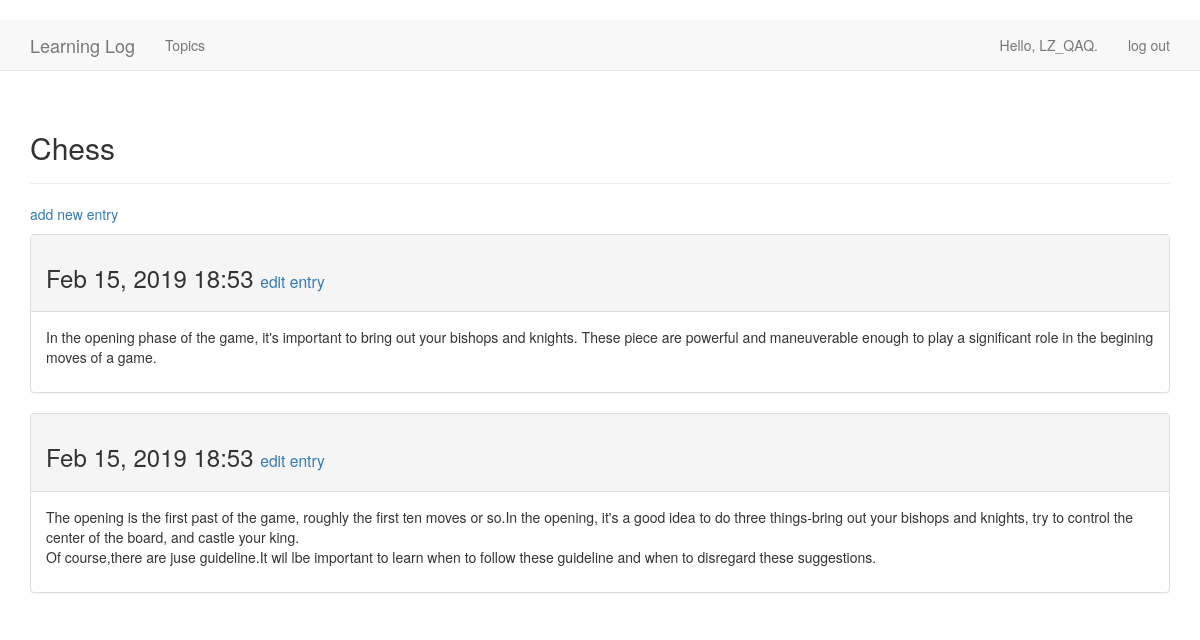
The page /topics/1/ (signed in) on the database its author committed.
### learning_logs/models.py (models this page shows, shortened)
class Topic(models.Model):
    text=models.CharField(max_length=200)
    date_added=models.DateTimeField(auto_now_add=True)
    owner=models.ForeignKey(User,on_delete=models.CASCADE)
    def __str__(self):
        return self.text

class Entry(models.Model):
    topic=models.ForeignKey(Topic,on_delete=models.CASCADE)
    text=models.TextField()
    date_added=models.DateTimeField(auto_now_add=True)
    class Meta:
        verbose_name_plural='entries'

### learning_logs/views.py (the view)
# urls.py: url(r'^topics/(?P<topic_id>\d+)/$',views.topic,name='topic'),
@login_required
def topic(request,topic_id):
    topic=Topic.objects.get(id=topic_id)
    check_topic_owner(topic.owner,request.user)
    entries=topic.entry_set.order_by('-date_added')
    context={'topic':topic,'entries':entries}
    return render(request,'learning_logs/topic.html',context)

### learning_logs/views.py (called while the page is built)
def check_topic_owner(owner,user):
        if owner!=user:
             raise Http404

### learning_logs/templates/learning_logs/topic.html
﻿{% extends 'learning_logs/base.html' %}
{% block header %}
  <h2>{{ topic }}</h2>
{% endblock header %}
{% block content %}
  <p>
    <a href="{% url 'learning_logs:new_entry' topic.id %}">add new entry</a>
  </p>
  {% for entry in entries %}
    <div class="panel panel-default">
      <div class="panel-heading">
        <h3>
          {{ entry.date_added|date:'M d, Y H:i' }}
          <small>
            <a href="{% url 'learning_logs:edit_entry' entry.id %}">
              edit entry</a>
          </small>
        </h3>
      </div>
      <div class="panel-body">
        {{ entry.text|linebreaks }}
      </div>
    </div>
  {% empty %}
    There are no entries for this topic yet.
  {% endfor %}
{% endblock content %}

### learning_logs/templates/learning_logs/base.html (shortened to what this page needs)
﻿{% load bootstrap3 %}
<!DOCTYPE html>
<html lang="zh-cn">
  <head>
    {% bootstrap_css %}
  </head>
  <body>
    <nav class="navbar navbar-default navbar-static-top">
      <div class="container">
        <div class="navbar-header">
          <a class="navbar-brand" href="{% url 'learning_logs:index' %}">
              Learning Log</a>
        </div>
        <div id="navbar" class="navbar-collapse collapse">
          <ul class="nav navbar-nav">
            <li><a href="{% url 'learning_logs:topics' %}">Topics</a></li>
          </ul>
          <ul class="nav navbar-nav navbar-right">
            {% if user.is_authenticated %}
              <li><a>Hello, {{ user.username }}.</a></li>
              <li><a href="{% url 'users:logout' %}">log out</a></li>
            {% else %}
              <li><a href="{% url 'users:register' %}">register</a></li>
              <li><a href="{% url 'users:login' %}">log in</a></li>
            {% endif %}
          </ul>
        </div>
      </div>
    </nav>
    <div class="container">
      <div class="page-header">
        {% block header %}{% endblock %}
      </div>
      <div>
        {% block content %}{% endblock %}
      </div>
    </div>
  </body>
</html>

### rows shown on the page
Topic: text "Chess"
Entry: date_added "Feb 15, 2019 18:53", text "In the opening phase of the game, it's important to bring out your bishops and knights. These piece are powerful and maneuverable enough to play a significant role in the begining moves of a game."
Entry: date_added "Feb 15, 2019 18:53", text "The opening is the first past of the game, roughly the first ten moves or so.In the opening, it's a good idea to do three things-bring out your bishops and knights, try to control the center of the board, and castle your king. Of course,there are juse guideline.It wil lbe important to learn when to follow these guideline and when to disregard these suggestions."

### other values the page prints
{{ user.username }} "LZ_QAQ"
